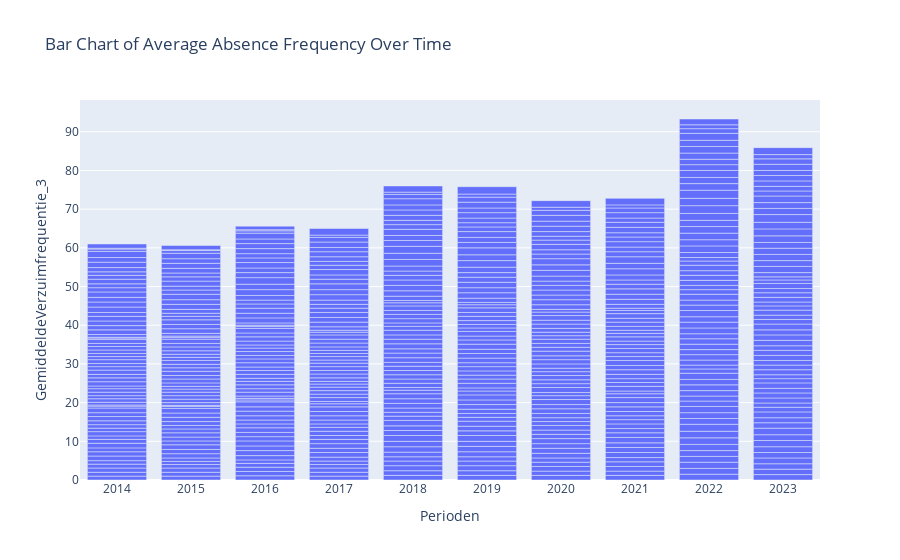

The notebook cell this image was saved under:
### Code cell
import plotly.express as px

fig = px.bar(data, x='Perioden', y='GemiddeldeVerzuimfrequentie_3', title='Bar Chart of Average Absence Frequency Over Time')
fig.show()

### Figure 1 — Plotly figure (JSON) as saved in the notebook; plotly's stock layout.template omitted (floating-point values rounded to 4 significant figures; data arrays with more than 128 entries replaced by an {"elided": "..."} marker saying what was removed)
{"data": [{"alignmentgroup": "True", "hovertemplate": "Perioden=%{x}<br>GemiddeldeVerzuimfrequentie_3=%{y}<extra></extra>", "legendgroup": "", "marker": {"color": "#636efa", "pattern": {"shape": ""}}, "name": "", "offsetgroup": "", "orientation": "v", "showlegend": false, "textposition": "auto", "type": "bar", "x": {"elided": "630 str values"}, "xaxis": "x", "y": {"elided": "630 float values"}, "yaxis": "y"}], "layout": {"barmode": "relative", "legend": {"tracegroupgap": 0}, "title": {"text": "Bar Chart of Average Absence Frequency Over Time"}, "xaxis": {"anchor": "y", "domain": [0, 1], "title": {"text": "Perioden"}}, "yaxis": {"anchor": "x", "domain": [0, 1], "title": {"text": "GemiddeldeVerzuimfrequentie_3"}}}}
